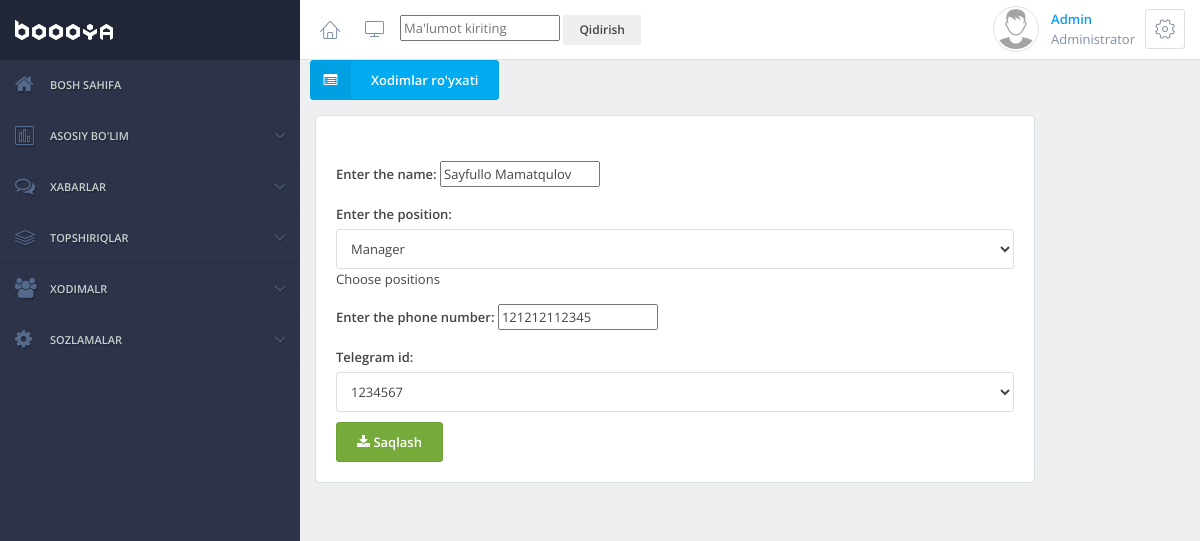
Page /update_employee/1/ (signed in) on the committed database.
### app/models.py (models this page shows, shortened)
class Employee(models.Model):
    positions = (
        ('admin',"Admin"),
        ('manager', "Manager"),
        ('worker', "Ishchi"),
        ('student', "Shogird"),
    )
    status = models.BooleanField(default=False)
    position = models.CharField(max_length=55, default='worker', choices=positions, verbose_name='Enter the position', help_text="Choose positions")
    full_name = models.CharField(max_length=155, verbose_name='Enter the name')
    phone_number = models.CharField(max_length=13, verbose_name='Enter the phone number')
    telegram_id = models.ForeignKey(TelegramUser, on_delete=models.CASCADE, related_name='employees')
    image = models.ImageField(upload_to='images/', blank=True, validators=[
        validators.FileExtensionValidator(allowed_extensions=['ico','png','jpeg','jpg'],
            message="Enter an image in the format below('ico','png','jpeg','jpg')")
        ])
    add_date = models.DateTimeField(auto_now_add=True)

class TelegramUser(models.Model):
    full_name = models.CharField(max_length=40, null=True, blank=True)
    telegram_id =  models.CharField(max_length=10, verbose_name='Telegram_ID')
    add_date = models.DateTimeField(auto_now_add=True)
    def __str__(self):
        return self.telegram_id

### app/views.py (the view, shortened to what this page needs)
# urls.py: path('update_employee/<int:pk>/', UpdateEmployeeView.as_view(), name='update_employee'),
class UpdateEmployeeView(LoginRequiredMixin, UpdateView):
    model = Employee
    form_class = EmployeeForm
    template_name = 'update_employee.html'
    success_url = reverse_lazy('main:employee')

### app/forms.py
class EmployeeForm(forms.ModelForm):
    class Meta:
        model = Employee
        fields = ['full_name', 'position', 'phone_number', 'telegram_id']
    def __init__(self, *args, **kwargs):
        super(EmployeeForm, self).__init__(*args, **kwargs)
        self.fields['position'].widget.attrs.update({'class': 'form-control'})
        self.fields['telegram_id'].widget.attrs.update({'class': 'form-control'})

### templates/update_employee.html (shortened to what this page needs)
{% extends "wrapper.html" %}
{% load static %}
{% block content %}
<div class="heading-elements hidden-mobile" style="margin-left: 10px;">
    <a href="{% url 'main:employee' %}" id="addEmployeeLink">
        <button class="btn btn-twitter btn-icon-fixed"><span class="fa fa-list-alt"></span> Xodimlar ro'yxati </button>
    </a>
</div>
<div class="container">
    <div class="row">
        <div class="col-md-10 col-xs-6">
            <div class="block block-condensed padding-top-20">
                <div class="list-group">
                    <form method="post" action="{% url 'main:update_employee' employee.pk %}" class="block-content padding-20">
                        {{ form.as_p }}
                        <button type="submit" class="btn btn-success"><span class="fa fa-download"></span> Saqlash</button>
                    </form>
                </div>
            </div>
        </div>
    </div>
</div>
{% endblock %}

### templates/wrapper.html (shortened to what this page needs)
<!DOCTYPE html>
<html lang="en">
{% load static %}
    <head>
        <link rel="stylesheet" href="{% static 'css/styles.css' %}">
    </head>
    <body>
        <div class="app">
            <div class="app-container">
                <div class="app-sidebar app-navigation app-navigation-fixed scroll app-navigation-style-default app-navigation-open-hover dir-left" data-type="close-other">
                    <a href="{% url 'main:home' %}" class="app-navigation-logo">
                    </a>
                    <nav>
                        <ul>
                            <li>
                                <a href="{% url 'main:home' %}"><span class="fa fa-home"></span> Bosh sahifa </a>
                            </li>
                            <li>
                                <a href="#"><span class="icon-chart-bars"></span>Asosiy bo'lim </a>
                            </li>
                            <li>
                                <a href="#"><span class="fa fa-comments-o"></span> Xabarlar </a>
                            </li>
                            <li>
                                <a href="#"><span class="icon-layers"></span> Topshiriqlar </a>
                            </li>
                            <li>
                                <a href="#"><span class="fa fa-users"></span>Xodimalr </a>
                            </li>
                            <li>
                                <a href="#"><span class="fa fa-cog"></span> Sozlamalar </a>
                            </li>
                        </ul>
                    </nav>
                </div>
                <div class="app-content app-sidebar-left">
                    <div class="app-header">
                        <ul class="app-header-buttons">
                            <li class="hidden-mobile"><a href="{% url 'main:home' %}" class="btn btn-link btn-icon"><span class="icon-home"></span></a></li>
                            <li class="hidden-mobile"><a href="#" class="btn btn-link btn-icon" data-sidebar-minimize=".app-sidebar.dir-left"><span class="icon-screen"></span></a></li>
                        </ul>
                        <ul class="app-header-buttons pull-right">
                            <li>
                                <div class="contact contact-rounded contact-bordered contact-lg contact-ps-controls">
                                    <img src="{% static 'img/user/no-image.png' %}" alt="John Doe">
                                    <div class="contact-container">
                                        <a href="{% url 'main:home' %}">{{ user.username|title }}</a>
                                        <span>Administrator</span>
                                    </div>
                                    <div class="contact-controls">
                                        <div class="dropdown">
                                            <button type="button" class="btn btn-default btn-icon" data-toggle="dropdown"><span class="icon-cog"></span></button>
                                        </div>
                                    </div>
                                </div>
                            </li>
                        </ul>
                        <div class="px" style="margin-top: 10px;">
                            <form action="{% url 'main:search' %}" method="get">
                                <input type="text" name="q" placeholder="Ma'lumot kiriting">
                                <button type="submit" class="btn btn-secondary btn-sm">
                                    Qidirish
                                </button>
                            </form>
                        </div>
                    </div>
                    {% block content %}
{% endblock %}
</body>
</html>

### rows in the picture
Employee: full_name "Sayfullo Mamatqulov", position "Manager", phone_number "121212112345"
TelegramUser: telegram_id "1234567"

### other values in the picture
{{ user.username|title }} "Admin"
